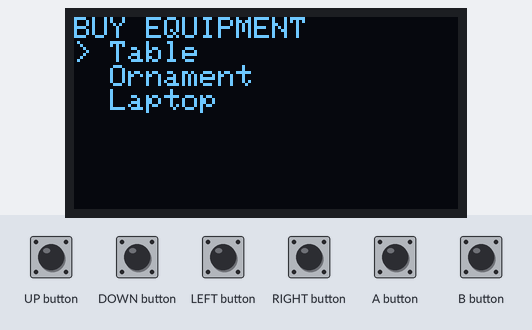
This sketch was run on a simulated Arduboy, built with avr-gcc and run on an emulated ATmega32U4. Shown: 128×64 one-colour display. Inputs (shaded band) come from the test bench.

Above: at 1.2 s.
1.3 s: DOWN button pressed for 0.15 s
At 2.0 s:
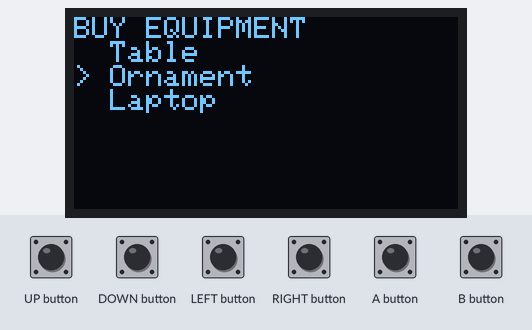
2.9 s: DOWN button pressed for 1 s
At 3.2 s:
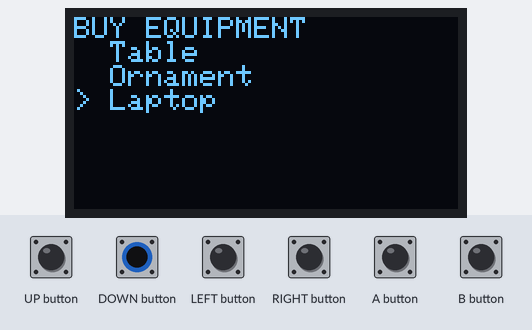
Timing chart, 0 to 5.9 s (numbered marks = the images above; inputs shaded):
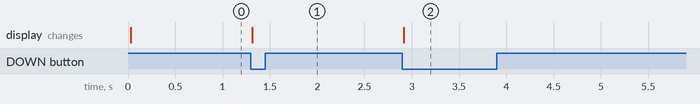

The sketch:

MenuSystem.ino
```cpp
// (licence header left out)
#include "Player.h"
#include "Utility.h"
#include "Menu.h"
#include "EquipmentMenu.h"

Arduboy2 arduboy;
Player player;

void setup()
{
	arduboy.begin();
}

uint8_t menuIndex;

void loop()
{
  if(!arduboy.nextFrame()) return;

  arduboy.pollButtons();

  if(arduboy.justPressed(DOWN_BUTTON))
  {
  	if(menuIndex < EquipmentMenuMaxIndex)
  		++menuIndex;
  }

  if(arduboy.justPressed(UP_BUTTON))
  {
  	if(menuIndex > EquipmentMenuMinIndex)
  		--menuIndex;
  }

  if(arduboy.justPressed(A_BUTTON))
  {
	ApplyProgmemMenuAction(player, EquipmentMenu, menuIndex);
  }

  arduboy.clear();
  DrawProgmemMenu(arduboy, EquipmentMenu, menuIndex);
  arduboy.display();
}
```

EquipmentMenu.h
```cpp
#pragma once

//
// MIT License
//
// Copyright (c) 2020 Pharap (@Pharap)
//
// Permission is hereby granted, free of charge, to any person obtaining a copy
// of this software and associated documentation files (the "Software"), to deal
// in the Software without restriction, including without limitation the rights
// to use, copy, modify, merge, publish, distribute, sublicense, and/or sell
// copies of the Software, and to permit persons to whom the Software is
// furnished to do so, subject to the following conditions:
//
// The above copyright notice and this permission notice shall be included in all
// copies or substantial portions of the Software.
//
// THE SOFTWARE IS PROVIDED "AS IS", WITHOUT WARRANTY OF ANY KIND, EXPRESS OR
// IMPLIED, INCLUDING BUT NOT LIMITED TO THE WARRANTIES OF MERCHANTABILITY,
// FITNESS FOR A PARTICULAR PURPOSE AND NONINFRINGEMENT. IN NO EVENT SHALL THE
// AUTHORS OR COPYRIGHT HOLDERS BE LIABLE FOR ANY CLAIM, DAMAGES OR OTHER
// LIABILITY, WHETHER IN AN ACTION OF CONTRACT, TORT OR OTHERWISE, ARISING FROM,
// OUT OF OR IN CONNECTION WITH THE SOFTWARE OR THE USE OR OTHER DEALINGS IN THE
// SOFTWARE.
//

#include "Menu.h"
#include "Player.h"
#include "Utility.h"

// Options
constexpr char EquipmentMenuOptionTable[] PROGMEM = "Table";
void GivePlayerTable(Player & player) { /*give the player a table*/ }

constexpr char EquipmentMenuOptionOrnament[] PROGMEM = "Ornament";
void GivePlayerOrnament(Player & player) { /*give the player an ornament*/ }

constexpr char EquipmentMenuOptionLaptop[] PROGMEM = "Laptop";
void GivePlayerLaptop(Player & player) { /*give the player a laptop?*/ }

// Menu
constexpr char EquipmentMenuTitle[] PROGMEM = "BUY EQUIPMENT";

constexpr MenuOption EquipmentMenuOptions[] PROGMEM =
{
  { EquipmentMenuOptionTable, GivePlayerTable },
  { EquipmentMenuOptionOrnament, GivePlayerOrnament },
  { EquipmentMenuOptionLaptop, GivePlayerLaptop },
};

constexpr Menu EquipmentMenu PROGMEM =
{
	EquipmentMenuTitle,
	EquipmentMenuOptions,
	getSize(EquipmentMenuOptions)
};

constexpr uint8_t EquipmentMenuLength =  getSize(EquipmentMenuOptions);
constexpr uint8_t EquipmentMenuMinIndex =  0;
constexpr uint8_t EquipmentMenuMaxIndex =  EquipmentMenuLength - 1;
```

Menu.h
```cpp
#pragma once

//
// MIT License
//
// Copyright (c) 2020 Pharap (@Pharap)
//
// Permission is hereby granted, free of charge, to any person obtaining a copy
// of this software and associated documentation files (the "Software"), to deal
// in the Software without restriction, including without limitation the rights
// to use, copy, modify, merge, publish, distribute, sublicense, and/or sell
// copies of the Software, and to permit persons to whom the Software is
// furnished to do so, subject to the following conditions:
//
// The above copyright notice and this permission notice shall be included in all
// copies or substantial portions of the Software.
//
// THE SOFTWARE IS PROVIDED "AS IS", WITHOUT WARRANTY OF ANY KIND, EXPRESS OR
// IMPLIED, INCLUDING BUT NOT LIMITED TO THE WARRANTIES OF MERCHANTABILITY,
// FITNESS FOR A PARTICULAR PURPOSE AND NONINFRINGEMENT. IN NO EVENT SHALL THE
// AUTHORS OR COPYRIGHT HOLDERS BE LIABLE FOR ANY CLAIM, DAMAGES OR OTHER
// LIABILITY, WHETHER IN AN ACTION OF CONTRACT, TORT OR OTHERWISE, ARISING FROM,
// OUT OF OR IN CONNECTION WITH THE SOFTWARE OR THE USE OR OTHER DEALINGS IN THE
// SOFTWARE.
//

#include <Arduboy2.h>
#include "Utility.h"

using MenuAction = void (*)(Player &);

struct MenuOption
{
	const char * Text;
	MenuAction Action;
};

struct Menu
{
	const char * Title;
	const MenuOption * Options;
	uint8_t OptionsLength;
};

inline void DrawMenu(Arduboy2 & arduboy, const Menu & menu, uint8_t selected)
{
	arduboy.println(asFlashStringHelper(menu.Title));

	for (uint8_t i = 0; i < menu.OptionsLength; ++i)
	{
		arduboy.print((i == selected) ? F("> ") : F("  "));
		arduboy.println(readFlashStringPointer(&menu.Options[i].Text));
	}
}

inline void DrawProgmemMenu(Arduboy2 & arduboy, const Menu & progmemMenu, uint8_t selected)
{
	Menu menu;
	memcpy_P(&menu, &progmemMenu, sizeof(Menu));

	DrawMenu(arduboy, menu, selected);
}

inline bool ApplyMenuAction(Player & player, const Menu & menu, uint8_t selected)
{
	if(selected > menu.OptionsLength)
		return false;

	MenuAction action = reinterpret_cast<MenuAction>(pgm_read_ptr(&menu.Options[selected].Action));
	action(player);

	return true;
}

inline bool ApplyProgmemMenuAction(Player & player, const Menu & progmemMenu, uint8_t selected)
{
	Menu menu;
	memcpy_P(&menu, &progmemMenu, sizeof(Menu));

	return ApplyMenuAction(player, menu, selected);
}
```

Player.h
```cpp
#pragma once

//
// MIT License
//
// Copyright (c) 2017-2020 Pharap (@Pharap)
//
// Permission is hereby granted, free of charge, to any person obtaining a copy
// of this software and associated documentation files (the "Software"), to deal
// in the Software without restriction, including without limitation the rights
// to use, copy, modify, merge, publish, distribute, sublicense, and/or sell
// copies of the Software, and to permit persons to whom the Software is
// furnished to do so, subject to the following conditions:
//
// The above copyright notice and this permission notice shall be included in all
// copies or substantial portions of the Software.
//
// THE SOFTWARE IS PROVIDED "AS IS", WITHOUT WARRANTY OF ANY KIND, EXPRESS OR
// IMPLIED, INCLUDING BUT NOT LIMITED TO THE WARRANTIES OF MERCHANTABILITY,
// FITNESS FOR A PARTICULAR PURPOSE AND NONINFRINGEMENT. IN NO EVENT SHALL THE
// AUTHORS OR COPYRIGHT HOLDERS BE LIABLE FOR ANY CLAIM, DAMAGES OR OTHER
// LIABILITY, WHETHER IN AN ACTION OF CONTRACT, TORT OR OTHERWISE, ARISING FROM,
// OUT OF OR IN CONNECTION WITH THE SOFTWARE OR THE USE OR OTHER DEALINGS IN THE
// SOFTWARE.
//

struct Player
{
// fill with your player
};
```

Utility.h
```cpp
#include "Utility/Utility.h"
```

FlashStringHelper.h
```cpp
#pragma once

//
// Copyright (C) 2019 Pharap (@Pharap)
//
// Licensed under the Apache License, Version 2.0 (the "License");
// you may not use this file except in compliance with the License.
// You may obtain a copy of the License at
//
// http://www.apache.org/licenses/LICENSE-2.0
//
// Unless required by applicable law or agreed to in writing, software
// distributed under the License is distributed on an "AS IS" BASIS,
// WITHOUT WARRANTIES OR CONDITIONS OF ANY KIND, either express or implied.
// See the License for the specific language governing permissions and
// limitations under the License.
//

// Include __FlashStringHelper
#include <WString.h>

//
// FlashStringHelper
//

using FlashStringHelper = const __FlashStringHelper *;

//
// asFlashStringHelper
//

inline FlashStringHelper asFlashStringHelper(const char * flashString) noexcept
{
	return static_cast<FlashStringHelper>(static_cast<const void *>(flashString));
}

inline FlashStringHelper asFlashStringHelper(const unsigned char * flashString) noexcept
{
	return static_cast<FlashStringHelper>(static_cast<const void *>(flashString));
}

inline FlashStringHelper asFlashStringHelper(const signed char * flashString) noexcept
{
	return static_cast<FlashStringHelper>(static_cast<const void *>(flashString));
}

// Include pgm_read_ptr
#include <avr/pgmspace.h>

//
// readFlashString
//

inline FlashStringHelper readFlashStringPointer(const char * const * flashString) noexcept
{
	return static_cast<FlashStringHelper>(pgm_read_ptr(flashString));
}

inline FlashStringHelper readFlashStringPointer(const unsigned char * const * flashString) noexcept
{
	return static_cast<FlashStringHelper>(pgm_read_ptr(flashString));
}

inline FlashStringHelper readFlashStringPointer(const signed char * const * flashString) noexcept
{
	return static_cast<FlashStringHelper>(pgm_read_ptr(flashString));
}
```

Size.h
```cpp
#pragma once

//
// Copyright (C) 2019 Pharap (@Pharap)
//
// Licensed under the Apache License, Version 2.0 (the "License");
// you may not use this file except in compliance with the License.
// You may obtain a copy of the License at
//
// http://www.apache.org/licenses/LICENSE-2.0
//
// Unless required by applicable law or agreed to in writing, software
// distributed under the License is distributed on an "AS IS" BASIS,
// WITHOUT WARRANTIES OR CONDITIONS OF ANY KIND, either express or implied.
// See the License for the specific language governing permissions and
// limitations under the License.
//

#if defined(ARDUINO)

// Include size_t
#include <stddef.h>

#else

// Include std::size_t
#include <cstddef>

#endif

//
// getSize
//

#if defined(ARDUINO)

template< typename Type, size_t size >
constexpr size_t getSize(const Type (&)[size]) noexcept
{
	return size;
}

#else

template< typename Type, std::size_t size >
constexpr std::size_t getSize(const Type (&)[size]) noexcept
{
	return size;
}

#endif
```

Utility.h
```cpp
#include "FlashStringHelper.h"
#include "Size.h"
```

Measured:
- after the input at 1.3 s, the display: changes at once (image 1)
- after the input at 2.9 s, the display: changes at once (image 2)
